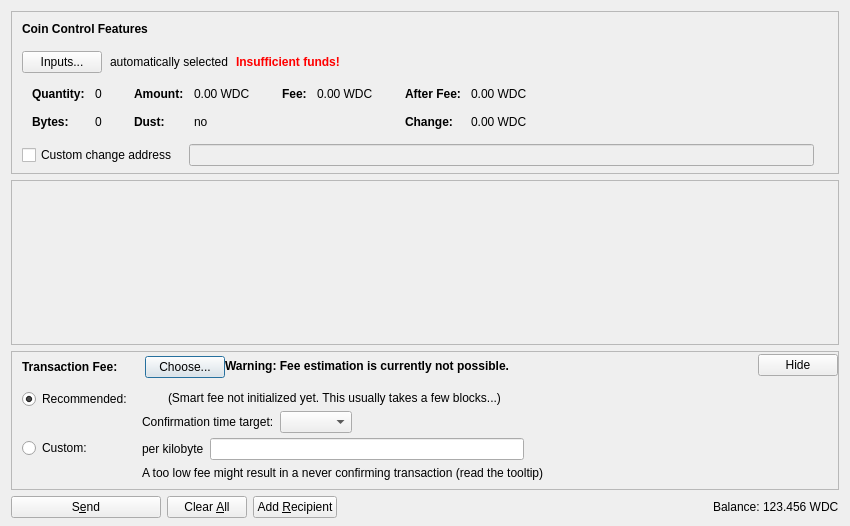
<?xml version="1.0" encoding="UTF-8"?>
<ui version="4.0">
 <class>SendCoinsDialog</class>
 <widget class="QDialog" name="SendCoinsDialog">
  <property name="geometry">
   <rect>
    <x>0</x>
    <y>0</y>
    <width>850</width>
    <height>526</height>
   </rect>
  </property>
  <property name="windowTitle">
   <string>Send Coins</string>
  </property>
  <layout class="QVBoxLayout" name="verticalLayout" stretch="0,1,0,0">
   <property name="bottomMargin">
    <number>8</number>
   </property>
   <item>
    <widget class="QFrame" name="frameCoinControl">
     <property name="sizePolicy">
      <sizepolicy hsizetype="Expanding" vsizetype="Expanding">
       <horstretch>0</horstretch>
       <verstretch>0</verstretch>
      </sizepolicy>
     </property>
     <property name="maximumSize">
      <size>
       <width>16777215</width>
       <height>16777215</height>
      </size>
     </property>
     <property name="frameShape">
      <enum>QFrame::StyledPanel</enum>
     </property>
     <property name="frameShadow">
      <enum>QFrame::Sunken</enum>
     </property>
     <layout class="QVBoxLayout" name="verticalLayoutCoinControl2">
      <property name="spacing">
       <number>0</number>
      </property>
      <property name="leftMargin">
       <number>0</number>
      </property>
      <property name="topMargin">
       <number>0</number>
      </property>
      <property name="rightMargin">
       <number>0</number>
      </property>
      <property name="bottomMargin">
       <number>6</number>
      </property>
      <item>
       <layout class="QVBoxLayout" name="verticalLayoutCoinControl" stretch="0,0,0,0,1">
        <property name="spacing">
         <number>0</number>
        </property>
        <property name="leftMargin">
         <number>10</number>
        </property>
        <property name="topMargin">
         <number>10</number>
        </property>
        <item>
         <layout class="QHBoxLayout" name="horizontalLayoutCoinControl1">
          <property name="bottomMargin">
           <number>15</number>
          </property>
          <item>
           <widget class="QLabel" name="labelCoinControlFeatures">
            <property name="sizePolicy">
             <sizepolicy hsizetype="Preferred" vsizetype="Maximum">
              <horstretch>0</horstretch>
              <verstretch>0</verstretch>
             </sizepolicy>
            </property>
            <property name="font">
             <font>
              <weight>75</weight>
              <bold>true</bold>
             </font>
            </property>
            <property name="styleSheet">
             <string notr="true">font-weight:bold;</string>
            </property>
            <property name="text">
             <string>Coin Control Features</string>
            </property>
           </widget>
          </item>
         </layout>
        </item>
        <item>
         <layout class="QHBoxLayout" name="horizontalLayoutCoinControl2" stretch="0,0,0,0">
          <property name="spacing">
           <number>8</number>
          </property>
          <property name="bottomMargin">
           <number>10</number>
          </property>
          <item>
           <widget class="QPushButton" name="pushButtonCoinControl">
            <property name="styleSheet">
             <string notr="true"/>
            </property>
            <property name="text">
             <string>Inputs...</string>
            </property>
            <property name="autoDefault">
             <bool>false</bool>
            </property>
           </widget>
          </item>
          <item>
           <widget class="QLabel" name="labelCoinControlAutomaticallySelected">
            <property name="text">
             <string>automatically selected</string>
            </property>
            <property name="margin">
             <number>5</number>
            </property>
           </widget>
          </item>
          <item>
           <widget class="QLabel" name="labelCoinControlInsuffFunds">
            <property name="font">
             <font>
              <weight>75</weight>
              <bold>true</bold>
             </font>
            </property>
            <property name="styleSheet">
             <string notr="true">color:red;font-weight:bold;</string>
            </property>
            <property name="text">
             <string>Insufficient funds!</string>
            </property>
            <property name="margin">
             <number>5</number>
            </property>
           </widget>
          </item>
          <item>
           <spacer name="horizontalSpacerCoinControl">
            <property name="orientation">
             <enum>Qt::Horizontal</enum>
            </property>
            <property name="sizeHint" stdset="0">
             <size>
              <width>40</width>
              <height>1</height>
             </size>
            </property>
           </spacer>
          </item>
         </layout>
        </item>
        <item>
         <widget class="QWidget" name="widgetCoinControl" native="true">
          <property name="sizePolicy">
           <sizepolicy hsizetype="Preferred" vsizetype="Preferred">
            <horstretch>0</horstretch>
            <verstretch>0</verstretch>
           </sizepolicy>
          </property>
          <property name="minimumSize">
           <size>
            <width>0</width>
            <height>0</height>
           </size>
          </property>
          <property name="styleSheet">
           <string notr="true"/>
          </property>
          <layout class="QHBoxLayout" name="horizontalLayoutCoinControl5">
           <property name="leftMargin">
            <number>0</number>
           </property>
           <property name="topMargin">
            <number>0</number>
           </property>
           <property name="rightMargin">
            <number>0</number>
           </property>
           <property name="bottomMargin">
            <number>0</number>
           </property>
           <item>
            <layout class="QHBoxLayout" name="horizontalLayoutCoinControl3" stretch="0,0,0,1">
             <property name="spacing">
              <number>20</number>
             </property>
             <property name="topMargin">
              <number>0</number>
             </property>
             <property name="bottomMargin">
              <number>10</number>
             </property>
             <item>
              <layout class="QFormLayout" name="formLayoutCoinControl1">
               <property name="horizontalSpacing">
                <number>10</number>
               </property>
               <property name="verticalSpacing">
                <number>14</number>
               </property>
               <property name="leftMargin">
                <number>10</number>
               </property>
               <property name="topMargin">
                <number>4</number>
               </property>
               <property name="rightMargin">
                <number>6</number>
               </property>
               <item row="0" column="0">
                <widget class="QLabel" name="labelCoinControlQuantityText">
                 <property name="font">
                  <font>
                   <weight>75</weight>
                   <bold>true</bold>
                  </font>
                 </property>
                 <property name="text">
                  <string>Quantity:</string>
                 </property>
                 <property name="margin">
                  <number>0</number>
                 </property>
                </widget>
               </item>
               <item row="0" column="1">
                <widget class="QLabel" name="labelCoinControlQuantity">
                 <property name="cursor">
                  <cursorShape>IBeamCursor</cursorShape>
                 </property>
                 <property name="contextMenuPolicy">
                  <enum>Qt::ActionsContextMenu</enum>
                 </property>
                 <property name="text">
                  <string notr="true">0</string>
                 </property>
                 <property name="margin">
                  <number>0</number>
                 </property>
                 <property name="textInteractionFlags">
                  <set>Qt::LinksAccessibleByMouse|Qt::TextSelectableByKeyboard|Qt::TextSelectableByMouse</set>
                 </property>
                </widget>
               </item>
               <item row="1" column="0">
                <widget class="QLabel" name="labelCoinControlBytesText">
                 <property name="font">
                  <font>
                   <weight>75</weight>
                   <bold>true</bold>
                  </font>
                 </property>
                 <property name="text">
                  <string>Bytes:</string>
                 </property>
                </widget>
               </item>
               <item row="1" column="1">
                <widget class="QLabel" name="labelCoinControlBytes">
                 <property name="cursor">
                  <cursorShape>IBeamCursor</cursorShape>
                 </property>
                 <property name="contextMenuPolicy">
                  <enum>Qt::ActionsContextMenu</enum>
                 </property>
                 <property name="text">
                  <string notr="true">0</string>
                 </property>
                 <property name="textInteractionFlags">
                  <set>Qt::LinksAccessibleByMouse|Qt::TextSelectableByKeyboard|Qt::TextSelectableByMouse</set>
                 </property>
                </widget>
               </item>
              </layout>
             </item>
             <item>
              <layout class="QFormLayout" name="formLayoutCoinControl2">
               <property name="horizontalSpacing">
                <number>10</number>
               </property>
               <property name="verticalSpacing">
                <number>14</number>
               </property>
               <property name="leftMargin">
                <number>6</number>
               </property>
               <property name="topMargin">
                <number>4</number>
               </property>
               <property name="rightMargin">
                <number>6</number>
               </property>
               <item row="0" column="0">
                <widget class="QLabel" name="labelCoinControlAmountText">
                 <property name="font">
                  <font>
                   <weight>75</weight>
                   <bold>true</bold>
                  </font>
                 </property>
                 <property name="text">
                  <string>Amount:</string>
                 </property>
                 <property name="margin">
                  <number>0</number>
                 </property>
                </widget>
               </item>
               <item row="0" column="1">
                <widget class="QLabel" name="labelCoinControlAmount">
                 <property name="cursor">
                  <cursorShape>IBeamCursor</cursorShape>
                 </property>
                 <property name="contextMenuPolicy">
                  <enum>Qt::ActionsContextMenu</enum>
                 </property>
                 <property name="text">
                  <string notr="true">0.00 WDC</string>
                 </property>
                 <property name="textInteractionFlags">
                  <set>Qt::LinksAccessibleByMouse|Qt::TextSelectableByKeyboard|Qt::TextSelectableByMouse</set>
                 </property>
                </widget>
               </item>
               <item row="1" column="0">
                <widget class="QLabel" name="labelCoinControlLowOutputText">
                 <property name="font">
                  <font>
                   <weight>75</weight>
                   <bold>true</bold>
                  </font>
                 </property>
                 <property name="text">
                  <string>Dust:</string>
                 </property>
                </widget>
               </item>
               <item row="1" column="1">
                <widget class="QLabel" name="labelCoinControlLowOutput">
                 <property name="cursor">
                  <cursorShape>IBeamCursor</cursorShape>
                 </property>
                 <property name="contextMenuPolicy">
                  <enum>Qt::ActionsContextMenu</enum>
                 </property>
                 <property name="text">
                  <string notr="true">no</string>
                 </property>
                 <property name="textInteractionFlags">
                  <set>Qt::LinksAccessibleByMouse|Qt::TextSelectableByKeyboard|Qt::TextSelectableByMouse</set>
                 </property>
                </widget>
               </item>
              </layout>
             </item>
             <item>
              <layout class="QFormLayout" name="formLayoutCoinControl3">
               <property name="horizontalSpacing">
                <number>10</number>
               </property>
               <property name="verticalSpacing">
                <number>14</number>
               </property>
               <property name="leftMargin">
                <number>6</number>
               </property>
               <property name="topMargin">
                <number>4</number>
               </property>
               <property name="rightMargin">
                <number>6</number>
               </property>
               <item row="0" column="0">
                <widget class="QLabel" name="labelCoinControlFeeText">
                 <property name="font">
                  <font>
                   <weight>75</weight>
                   <bold>true</bold>
                  </font>
                 </property>
                 <property name="text">
                  <string>Fee:</string>
                 </property>
                 <property name="margin">
                  <number>0</number>
                 </property>
                </widget>
               </item>
               <item row="0" column="1">
                <widget class="QLabel" name="labelCoinControlFee">
                 <property name="cursor">
                  <cursorShape>IBeamCursor</cursorShape>
                 </property>
                 <property name="contextMenuPolicy">
                  <enum>Qt::ActionsContextMenu</enum>
                 </property>
                 <property name="text">
                  <string notr="true">0.00 WDC</string>
                 </property>
                 <property name="textInteractionFlags">
                  <set>Qt::LinksAccessibleByMouse|Qt::TextSelectableByKeyboard|Qt::TextSelectableByMouse</set>
                 </property>
                </widget>
               </item>
              </layout>
             </item>
             <item>
              <layout class="QFormLayout" name="formLayoutCoinControl4">
               <property name="horizontalSpacing">
                <number>10</number>
               </property>
               <property name="verticalSpacing">
                <number>14</number>
               </property>
               <property name="leftMargin">
                <number>6</number>
               </property>
               <property name="topMargin">
                <number>4</number>
               </property>
               <property name="rightMargin">
                <number>6</number>
               </property>
               <item row="0" column="0">
                <widget class="QLabel" name="labelCoinControlAfterFeeText">
                 <property name="font">
                  <font>
                   <weight>75</weight>
                   <bold>true</bold>
                  </font>
                 </property>
                 <property name="text">
                  <string>After Fee:</string>
                 </property>
                 <property name="margin">
                  <number>0</number>
                 </property>
                </widget>
               </item>
               <item row="0" column="1">
                <widget class="QLabel" name="labelCoinControlAfterFee">
                 <property name="cursor">
                  <cursorShape>IBeamCursor</cursorShape>
                 </property>
                 <property name="contextMenuPolicy">
                  <enum>Qt::ActionsContextMenu</enum>
                 </property>
                 <property name="text">
                  <string notr="true">0.00 WDC</string>
                 </property>
                 <property name="textInteractionFlags">
                  <set>Qt::LinksAccessibleByMouse|Qt::TextSelectableByKeyboard|Qt::TextSelectableByMouse</set>
                 </property>
                </widget>
               </item>
               <item row="1" column="0">
                <widget class="QLabel" name="labelCoinControlChangeText">
                 <property name="font">
                  <font>
                   <weight>75</weight>
                   <bold>true</bold>
                  </font>
                 </property>
                 <property name="text">
                  <string>Change:</string>
                 </property>
                </widget>
               </item>
               <item row="1" column="1">
                <widget class="QLabel" name="labelCoinControlChange">
                 <property name="cursor">
                  <cursorShape>IBeamCursor</cursorShape>
                 </property>
                 <property name="contextMenuPolicy">
                  <enum>Qt::ActionsContextMenu</enum>
                 </property>
                 <property name="text">
                  <string notr="true">0.00 WDC</string>
                 </property>
                 <property name="textInteractionFlags">
                  <set>Qt::LinksAccessibleByMouse|Qt::TextSelectableByKeyboard|Qt::TextSelectableByMouse</set>
                 </property>
                </widget>
               </item>
              </layout>
             </item>
            </layout>
           </item>
          </layout>
         </widget>
        </item>
        <item>
         <layout class="QHBoxLayout" name="horizontalLayoutCoinControl4" stretch="0,0,0">
          <property name="spacing">
           <number>12</number>
          </property>
          <property name="sizeConstraint">
           <enum>QLayout::SetDefaultConstraint</enum>
          </property>
          <property name="topMargin">
           <number>5</number>
          </property>
          <property name="rightMargin">
           <number>5</number>
          </property>
          <item>
           <widget class="QCheckBox" name="checkBoxCoinControlChange">
            <property name="toolTip">
             <string>If this is activated, but the change address is empty or invalid, change will be sent to a newly generated address.</string>
            </property>
            <property name="text">
             <string>Custom change address</string>
            </property>
           </widget>
          </item>
          <item>
           <widget class="QValidatedLineEdit" name="lineEditCoinControlChange">
            <property name="enabled">
             <bool>false</bool>
            </property>
            <property name="sizePolicy">
             <sizepolicy hsizetype="Expanding" vsizetype="Fixed">
              <horstretch>0</horstretch>
              <verstretch>0</verstretch>
             </sizepolicy>
            </property>
           </widget>
          </item>
          <item>
           <widget class="QLabel" name="labelCoinControlChangeLabel">
            <property name="sizePolicy">
             <sizepolicy hsizetype="Preferred" vsizetype="Expanding">
              <horstretch>0</horstretch>
              <verstretch>0</verstretch>
             </sizepolicy>
            </property>
            <property name="minimumSize">
             <size>
              <width>0</width>
              <height>0</height>
             </size>
            </property>
            <property name="text">
             <string/>
            </property>
            <property name="margin">
             <number>3</number>
            </property>
           </widget>
          </item>
         </layout>
        </item>
        <item>
         <spacer name="verticalSpacerCoinControl">
          <property name="orientation">
           <enum>Qt::Vertical</enum>
          </property>
          <property name="sizeHint" stdset="0">
           <size>
            <width>800</width>
            <height>1</height>
           </size>
          </property>
         </spacer>
        </item>
       </layout>
      </item>
     </layout>
    </widget>
   </item>
   <item>
    <widget class="QScrollArea" name="scrollArea">
     <property name="widgetResizable">
      <bool>true</bool>
     </property>
     <widget class="QWidget" name="scrollAreaWidgetContents">
      <property name="geometry">
       <rect>
        <x>0</x>
        <y>0</y>
        <width>830</width>
        <height>104</height>
       </rect>
      </property>
      <layout class="QVBoxLayout" name="verticalLayout_2" stretch="0,1">
       <property name="leftMargin">
        <number>0</number>
       </property>
       <property name="topMargin">
        <number>0</number>
       </property>
       <property name="rightMargin">
        <number>0</number>
       </property>
       <property name="bottomMargin">
        <number>0</number>
       </property>
       <item>
        <layout class="QVBoxLayout" name="entries">
         <property name="spacing">
          <number>6</number>
         </property>
        </layout>
       </item>
       <item>
        <spacer name="verticalSpacer">
         <property name="orientation">
          <enum>Qt::Vertical</enum>
         </property>
         <property name="sizeHint" stdset="0">
          <size>
           <width>20</width>
           <height>40</height>
          </size>
         </property>
        </spacer>
       </item>
      </layout>
     </widget>
    </widget>
   </item>
   <item>
    <widget class="QFrame" name="frameFee">
     <property name="sizePolicy">
      <sizepolicy hsizetype="Expanding" vsizetype="Expanding">
       <horstretch>0</horstretch>
       <verstretch>0</verstretch>
      </sizepolicy>
     </property>
     <property name="maximumSize">
      <size>
       <width>16777215</width>
       <height>16777215</height>
      </size>
     </property>
     <property name="frameShape">
      <enum>QFrame::StyledPanel</enum>
     </property>
     <property name="frameShadow">
      <enum>QFrame::Sunken</enum>
     </property>
     <layout class="QVBoxLayout" name="verticalLayoutFee1">
      <property name="spacing">
       <number>0</number>
      </property>
      <property name="leftMargin">
       <number>0</number>
      </property>
      <property name="topMargin">
       <number>0</number>
      </property>
      <property name="rightMargin">
       <number>0</number>
      </property>
      <property name="bottomMargin">
       <number>0</number>
      </property>
      <item>
       <layout class="QVBoxLayout" name="verticalLayoutFee2" stretch="0,0,0">
        <property name="spacing">
         <number>0</number>
        </property>
        <property name="leftMargin">
         <number>10</number>
        </property>
        <property name="topMargin">
         <number>0</number>
        </property>
        <item>
         <layout class="QHBoxLayout" name="horizontalLayoutFee1">
          <property name="bottomMargin">
           <number>0</number>
          </property>
          <item>
           <layout class="QVBoxLayout" name="verticalLayoutFee7">
            <property name="spacing">
             <number>0</number>
            </property>
            <item>
             <spacer name="verticalSpacerSmartFee">
              <property name="orientation">
               <enum>Qt::Vertical</enum>
              </property>
              <property name="sizeType">
               <enum>QSizePolicy::Fixed</enum>
              </property>
              <property name="sizeHint" stdset="0">
               <size>
                <width>1</width>
                <height>4</height>
               </size>
              </property>
             </spacer>
            </item>
            <item>
             <layout class="QHBoxLayout" name="horizontalLayoutSmartFee">
              <property name="spacing">
               <number>10</number>
              </property>
              <item>
               <widget class="QLabel" name="labelFeeHeadline">
                <property name="sizePolicy">
                 <sizepolicy hsizetype="Preferred" vsizetype="Maximum">
                  <horstretch>0</horstretch>
                  <verstretch>0</verstretch>
                 </sizepolicy>
                </property>
                <property name="font">
                 <font>
                  <weight>75</weight>
                  <bold>true</bold>
                 </font>
                </property>
                <property name="styleSheet">
                 <string notr="true">font-weight:bold;</string>
                </property>
                <property name="text">
                 <string>Transaction Fee:</string>
                </property>
               </widget>
              </item>
              <item>
               <widget class="QLabel" name="labelFeeMinimized">
                <property name="text">
                 <string/>
                </property>
               </widget>
              </item>
              <item>
               <widget class="QPushButton" name="buttonChooseFee">
                <property name="text">
                 <string>Choose...</string>
                </property>
               </widget>
              </item>
             </layout>
            </item>
            <item>
             <spacer name="verticalSpacer_5">
              <property name="orientation">
               <enum>Qt::Vertical</enum>
              </property>
              <property name="sizeHint" stdset="0">
               <size>
                <width>1</width>
                <height>1</height>
               </size>
              </property>
             </spacer>
            </item>
           </layout>
          </item>
          <item>
           <widget class="QLabel" name="fallbackFeeWarningLabel">
            <property name="toolTip">
             <string>Using the fallbackfee can result in sending a transaction that will take several hours or days (or never) to confirm. Consider choosing your fee manually or wait until you have validated the complete chain.</string>
            </property>
            <property name="font">
            <font>
                <weight>75</weight>
                <bold>true</bold>
            </font>
            </property>
            <property name="text">
             <string>Warning: Fee estimation is currently not possible.</string>
            </property>
            <property name="wordWrap">
             <bool>false</bool>
            </property>
           </widget>
          </item>
          <item>
           <spacer name="horizontalSpacer_4">
            <property name="orientation">
             <enum>Qt::Horizontal</enum>
            </property>
            <property name="sizeType">
             <enum>QSizePolicy::MinimumExpanding</enum>
            </property>
            <property name="sizeHint" stdset="0">
             <size>
              <width>40</width>
              <height>20</height>
             </size>
            </property>
           </spacer>
          </item>
          <item>
           <widget class="QPushButton" name="buttonMinimizeFee">
            <property name="toolTip">
             <string>collapse fee-settings</string>
            </property>
            <property name="text">
             <string>Hide</string>
            </property>
           </widget>
          </item>
         </layout>
        </item>
        <item>
         <widget class="QFrame" name="frameFeeSelection">
          <layout class="QVBoxLayout" name="verticalLayoutFee12">
           <property name="spacing">
            <number>0</number>
           </property>
           <property name="leftMargin">
            <number>0</number>
           </property>
           <property name="topMargin">
            <number>0</number>
           </property>
           <property name="rightMargin">
            <number>0</number>
           </property>
           <property name="bottomMargin">
            <number>0</number>
           </property>
           <item>
            <layout class="QGridLayout" name="gridLayoutFee">
             <property name="topMargin">
              <number>10</number>
             </property>
             <property name="bottomMargin">
              <number>4</number>
             </property>
             <property name="horizontalSpacing">
              <number>10</number>
             </property>
             <property name="verticalSpacing">
              <number>4</number>
             </property>
             <item row="1" column="1">
              <layout class="QVBoxLayout" name="verticalLayoutFee8">
               <property name="spacing">
                <number>6</number>
               </property>
               <item>
                <layout class="QHBoxLayout" name="horizontalLayoutFee13">
                 <item>
                  <widget class="QLabel" name="labelCustomPerKilobyte">
                   <property name="toolTip">
                    <string>Specify a custom fee per kB (1,000 bytes) of the transaction's virtual size.

Note:  Since the fee is calculated on a per-byte basis, a fee of "100 satoshis per kB" for a transaction size of 500 bytes (half of 1 kB) would ultimately yield a fee of only 50 satoshis.</string>
                   </property>
                   <property name="text">
                    <string>per kilobyte</string>
                   </property>
                  </widget>
                 </item>
                 <item>
                  <widget class="BitcoinAmountField" name="customFee"/>
                 </item>
                 <item>
                  <spacer name="horizontalSpacer_6">
                   <property name="orientation">
                    <enum>Qt::Horizontal</enum>
                   </property>
                   <property name="sizeHint" stdset="0">
                    <size>
                     <width>1</width>
                     <height>1</height>
                    </size>
                   </property>
                  </spacer>
                 </item>
                </layout>
               </item>
               <item>
                <layout class="QHBoxLayout" name="horizontalLayoutFee8">
                 <item>
                  <widget class="QLabel" name="labelCustomFeeWarning">
                   <property name="enabled">
                    <bool>true</bool>
                   </property>
                   <property name="toolTip">
                    <string>When there is less transaction volume than space in the blocks, miners as well as relaying nodes may enforce a minimum fee. Paying only this minimum fee is just fine, but be aware that this can result in a never confirming transaction once there is more demand for wednesdaydudecoin transactions than the network can process.</string>
                   </property>
                   <property name="text">
                    <string>A too low fee might result in a never confirming transaction (read the tooltip)</string>
                   </property>
                  </widget>
                 </item>
                 <item>
                  <spacer name="horizontalSpacer_2">
                   <property name="orientation">
                    <enum>Qt::Horizontal</enum>
                   </property>
                   <property name="sizeHint" stdset="0">
                    <size>
                     <width>1</width>
                     <height>1</height>
                    </size>
                   </property>
                  </spacer>
                 </item>
                </layout>
               </item>
              </layout>
             </item>
             <item row="0" column="0">
              <layout class="QVBoxLayout" name="verticalLayoutFee4" stretch="0,1">
               <item>
                <widget class="QRadioButton" name="radioSmartFee">
                 <property name="text">
                  <string>Recommended:</string>
                 </property>
                 <property name="checked">
                  <bool>true</bool>
                 </property>
                 <attribute name="buttonGroup">
                  <string notr="true">groupFee</string>
                 </attribute>
                </widget>
               </item>
               <item>
                <spacer name="verticalSpacer_2">
                 <property name="orientation">
                  <enum>Qt::Vertical</enum>
                 </property>
                 <property name="sizeHint" stdset="0">
                  <size>
                   <width>1</width>
                   <height>1</height>
                  </size>
                 </property>
                </spacer>
               </item>
              </layout>
             </item>
             <item row="1" column="0">
              <layout class="QVBoxLayout" name="verticalLayoutFee9" stretch="0,1">
               <item>
                <widget class="QRadioButton" name="radioCustomFee">
                 <property name="text">
                  <string>Custom:</string>
                 </property>
                 <attribute name="buttonGroup">
                  <string notr="true">groupFee</string>
                 </attribute>
                </widget>
               </item>
               <item>
                <spacer name="verticalSpacer_6">
                 <property name="orientation">
                  <enum>Qt::Vertical</enum>
                 </property>
                 <property name="sizeHint" stdset="0">
                  <size>
                   <width>1</width>
                   <height>1</height>
                  </size>
                 </property>
                </spacer>
               </item>
              </layout>
             </item>
             <item row="0" column="1">
              <layout class="QVBoxLayout" name="verticalLayoutFee3" stretch="0,0,1">
               <property name="spacing">
                <number>6</number>
               </property>
               <property name="topMargin">
                <number>2</number>
               </property>
               <item>
                <layout class="QHBoxLayout" name="horizontalLayoutFee12">
                 <item>
                  <widget class="QLabel" name="labelSmartFee">
                   <property name="text">
                    <string/>
                   </property>
                  </widget>
                 </item>
                 <item>
                  <widget class="QLabel" name="labelFeeEstimation">
                   <property name="text">
                    <string/>
                   </property>
                  </widget>
                 </item>
                 <item>
                  <widget class="QLabel" name="labelSmartFee2">
                   <property name="text">
                    <string>(Smart fee not initialized yet. This usually takes a few blocks...)</string>
                   </property>
                  </widget>
                 </item>
                 <item>
                  <spacer name="horizontalSpacer_5">
                   <property name="orientation">
                    <enum>Qt::Horizontal</enum>
                   </property>
                   <property name="sizeHint" stdset="0">
                    <size>
                     <width>1</width>
                     <height>1</height>
                    </size>
                   </property>
                  </spacer>
                 </item>
                </layout>
               </item>
               <item>
                <layout class="QHBoxLayout" name="horizontalLayoutFee9">
                 <item>
                  <layout class="QVBoxLayout" name="verticalLayoutFee6">
                   <item>
                    <widget class="QLabel" name="labelSmartFee3">
                     <property name="text">
                      <string>Confirmation time target:</string>
                     </property>
                    </widget>
                   </item>
                  </layout>
                 </item>
                 <item>
                  <layout class="QVBoxLayout" name="verticalLayoutFee5">
                   <property name="rightMargin">
                    <number>30</number>
                   </property>
                   <item>
                    <layout class="QHBoxLayout" name="horizontalLayoutConfTarget">
                     <property name="bottomMargin">
                      <number>0</number>
                     </property>
                     <item>
                      <widget class="QComboBox" name="confTargetSelector"/>
                     </item>
                     <item>
                      <spacer name="horizontalSpacerConfTarget">
                       <property name="orientation">
                        <enum>Qt::Horizontal</enum>
                       </property>
                       <property name="sizeHint" stdset="0">
                        <size>
                         <width>40</width>
                         <height>20</height>
                        </size>
                       </property>
                      </spacer>
                     </item>
                    </layout>
                   </item>
                  </layout>
                 </item>
                </layout>
               </item>
               <item>
                <spacer name="verticalSpacer_4">
                 <property name="orientation">
                  <enum>Qt::Vertical</enum>
                 </property>
                 <property name="sizeHint" stdset="0">
                  <size>
                   <width>1</width>
                   <height>1</height>
                  </size>
                 </property>
                </spacer>
               </item>
              </layout>
             </item>
            </layout>
           </item>
          </layout>
         </widget>
        </item>
        <item>
         <spacer name="verticalSpacerFee">
          <property name="orientation">
           <enum>Qt::Vertical</enum>
          </property>
          <property name="sizeHint" stdset="0">
           <size>
            <width>40</width>
            <height>5</height>
           </size>
          </property>
         </spacer>
        </item>
       </layout>
      </item>
     </layout>
    </widget>
   </item>
   <item>
    <layout class="QHBoxLayout" name="horizontalLayout">
     <item>
      <widget class="QPushButton" name="sendButton">
       <property name="minimumSize">
        <size>
         <width>150</width>
         <height>0</height>
        </size>
       </property>
       <property name="toolTip">
        <string>Confirm the send action</string>
       </property>
       <property name="text">
        <string>S&amp;end</string>
       </property>
       <property name="icon">
        <iconset resource="../bitcoin.qrc">
         <normaloff>:/icons/send</normaloff>:/icons/send</iconset>
       </property>
       <property name="autoDefault">
        <bool>false</bool>
       </property>
       <property name="default">
        <bool>false</bool>
       </property>
      </widget>
     </item>
     <item>
      <widget class="QPushButton" name="clearButton">
       <property name="sizePolicy">
        <sizepolicy hsizetype="Minimum" vsizetype="Fixed">
         <horstretch>0</horstretch>
         <verstretch>0</verstretch>
        </sizepolicy>
       </property>
       <property name="toolTip">
        <string>Clear all fields of the form.</string>
       </property>
       <property name="text">
        <string>Clear &amp;All</string>
       </property>
       <property name="icon">
        <iconset resource="../bitcoin.qrc">
         <normaloff>:/icons/remove</normaloff>:/icons/remove</iconset>
       </property>
       <property name="autoDefault">
        <bool>false</bool>
       </property>
      </widget>
     </item>
     <item>
      <widget class="QPushButton" name="addButton">
       <property name="toolTip">
        <string>Send to multiple recipients at once</string>
       </property>
       <property name="text">
        <string>Add &amp;Recipient</string>
       </property>
       <property name="icon">
        <iconset resource="../bitcoin.qrc">
         <normaloff>:/icons/add</normaloff>:/icons/add</iconset>
       </property>
       <property name="autoDefault">
        <bool>false</bool>
       </property>
      </widget>
     </item>
     <item>
      <spacer name="horizontalSpacer">
       <property name="orientation">
        <enum>Qt::Horizontal</enum>
       </property>
       <property name="sizeHint" stdset="0">
        <size>
         <width>40</width>
         <height>20</height>
        </size>
       </property>
      </spacer>
     </item>
     <item>
      <layout class="QHBoxLayout" name="horizontalLayout_2">
       <property name="spacing">
        <number>3</number>
       </property>
       <item>
        <widget class="QLabel" name="label">
         <property name="sizePolicy">
          <sizepolicy hsizetype="Preferred" vsizetype="Fixed">
           <horstretch>0</horstretch>
           <verstretch>0</verstretch>
          </sizepolicy>
         </property>
         <property name="text">
          <string>Balance:</string>
         </property>
        </widget>
       </item>
       <item>
        <widget class="QLabel" name="labelBalance">
         <property name="sizePolicy">
          <sizepolicy hsizetype="Preferred" vsizetype="Fixed">
           <horstretch>0</horstretch>
           <verstretch>0</verstretch>
          </sizepolicy>
         </property>
         <property name="cursor">
          <cursorShape>IBeamCursor</cursorShape>
         </property>
         <property name="text">
          <string notr="true">123.456 WDC</string>
         </property>
         <property name="textInteractionFlags">
          <set>Qt::LinksAccessibleByMouse|Qt::TextSelectableByKeyboard|Qt::TextSelectableByMouse</set>
         </property>
        </widget>
       </item>
      </layout>
     </item>
    </layout>
   </item>
  </layout>
 </widget>
 <customwidgets>
  <customwidget>
   <class>QValidatedLineEdit</class>
   <extends>QLineEdit</extends>
   <header>qt/qvalidatedlineedit.h</header>
  </customwidget>
  <customwidget>
   <class>BitcoinAmountField</class>
   <extends>QLineEdit</extends>
   <header>qt/bitcoinamountfield.h</header>
   <container>1</container>
  </customwidget>
 </customwidgets>
 <resources>
  <include location="../bitcoin.qrc"/>
 </resources>
 <connections/>
 <buttongroups>
  <buttongroup name="groupFee"/>
 </buttongroups>
</ui>
